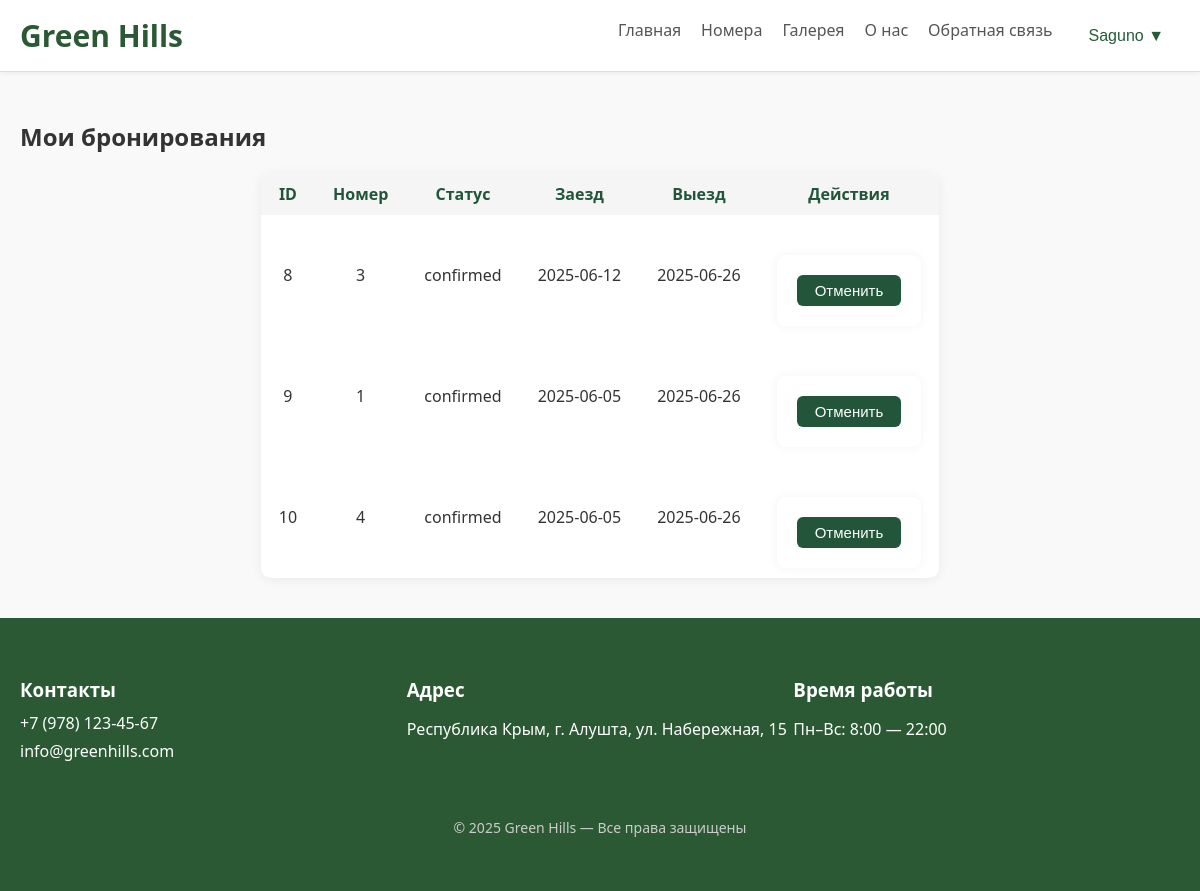
The app's page /my-bookings (signed in) with its own data.
### models.py (models this page shows, shortened)
class User(Base):
    __tablename__ = "users"
    id = Column(Integer, primary_key=True, index=True)
    username = Column(String, unique=True, index=True, nullable=False)
    email = Column(String, unique=True, index=True, nullable=False)
    hashed_password = Column(String, nullable=False)
    is_admin = Column(Boolean, default=False)

class Booking(Base):
    __tablename__ = "bookings"
    id = Column(Integer, primary_key=True, index=True)
    room_id = Column(Integer, ForeignKey("rooms.id"))
    user_id = Column(Integer, ForeignKey("users.id"))
    fullname = Column(String, nullable=False)
    phone = Column(String)
    email = Column(String)
    check_in = Column(Date)
    check_out = Column(Date)
    status = Column(String, default="pending")

### main.py (the view)
@app.get("/my-bookings")
def my_bookings(request: Request, db: Session = Depends(get_db), current_user: User = Depends(get_current_user)):
    bookings = db.query(Booking).filter(
        Booking.user_id == current_user.id,
        Booking.status.in_(["pending", "confirmed"])
    ).all()
    return templates.TemplateResponse("my_bookings.html", {
        "request": request,
        "bookings": bookings,
        "user": current_user
    })

### templates/my_bookings.html
{% extends "base.html" %}
{% block content %}
<h2>Мои бронирования</h2>
{% if bookings and bookings|length > 0 %}
<table class="bookings-table">
  <tr>
    <th>ID</th>
    <th>Номер</th>
    <th>Статус</th>
    <th>Заезд</th>
    <th>Выезд</th>
    <th>Действия</th>
  </tr>
  {% for booking in bookings %}
  <tr>
    <td>{{ booking.id }}</td>
    <td>{{ booking.room.name if booking.room else booking.room_id }}</td>
    <td>{{ booking.status }}</td>
    <td>{{ booking.check_in }}</td>
    <td>{{ booking.check_out }}</td>
    <td class="actions-cell">
      {% if booking.status in ['pending', 'confirmed'] %}
      <form method="post" action="/my-bookings/cancel/{{ booking.id }}">
        <button type="submit" class="cancel-btn">Отменить</button>
      </form>
      {% else %}
        -
      {% endif %}
    </td>
  </tr>
  {% endfor %}
</table>
{% else %}
  <p>У вас пока нет бронирований.</p>
  <a href="/rooms" class="btn">Забронировать номер</a>
{% endif %}
{% endblock %}

### templates/base.html (shortened to what this page needs)
<!DOCTYPE html>
<html lang="ru">
<head>
  <link rel="stylesheet" href="/static/css/styles.css" />
</head>
<body>
  <header class="header">
    <div class="header-container">
      <a href="/" class="hotel-name">Green Hills</a>
      <nav class="nav">
        <a href="/">Главная</a>
        <a href="/rooms">Номера</a>
        <a href="/gallery">Галерея</a>
        <a href="/about">О нас</a>
        <a href="/feedback">Обратная связь</a>
        {% if user %}
          <div class="user-dropdown">
            <button class="user-dropdown-btn">{{ user.username }} &#x25BC;</button>
          </div>
        {% else %}
          <a href="/auth/login">Войти</a>
          <a href="/auth/register">Регистрация</a>
        {% endif %}
      </nav>
    </div>
  </header>
  <main class="content">
    {% block content %}{% endblock %}
  </main>
  <footer class="footer">
    <div class="footer-container">
      <div class="footer-info">
        <h3>Контакты</h3>
        <a href="tel:+79781234567">+7 (978) 123-45-67</a>
        <a href="mailto:info@greenhills.com">info@greenhills.com</a>
      </div>
      <div class="footer-info">
        <h3>Адрес</h3>
        <p>Республика Крым, г. Алушта, ул. Набережная, 15</p>
      </div>
      <div class="footer-info">
        <h3>Время работы</h3>
        <p>Пн–Вс: 8:00 — 22:00</p>
      </div>
    </div>
    <div class="footer-bottom">
      <p>© 2025 Green Hills — Все права защищены</p>
    </div>
  </footer>
</body>
</html>

### static/css/styles.css (style rules this page uses)
body { font-family: 'Segoe UI', sans-serif; margin: 0; padding: 0; background-color: #f9f9f9; color: #333; }
.header { position: fixed; top: 0; width: 100%; background-color: #ffffff; border-bottom: 1px solid #ddd; z-index: 1000; box-shadow: 0 2px 5px rgba(0, 0, 0, 0.05); }
.header-container { max-width: 1200px; margin: 0 auto; padding: 15px 20px; display: flex; justify-content: space-between; align-items: center; }
.hotel-name { font-size: 30px; font-weight: bold; color: #2a5934; text-decoration: none; transition: color 0.3s; }
.nav { display: flex; gap: 20px; }
.nav a { text-decoration: none; color: #555; font-weight: 500; transition: color 0.3s; }
.content { padding-top: 100px; max-width: 1200px; margin: 0 auto; padding-left: 20px; padding-right: 20px; }
form { background-color: #ffffff; padding: 20px; border-radius: 8px; box-shadow: 0 0 10px rgba(0,0,0,0.05); margin-top: 30px; max-width: 600px; margin-left: auto; margin-right: auto; }
button { background-color: #2a5934; color: #fff; padding: 10px 20px; border: none; border-radius: 4px; cursor: pointer; }
.footer { background-color: #2a5934; color: #ffffff; padding: 40px 20px; margin-top: 40px; }
.footer-container { display: flex; flex-wrap: wrap; justify-content: space-between; max-width: 1200px; margin: 0 auto; }
.footer-info { flex: 1; min-width: 250px; margin-bottom: 20px; }
.footer h3 { margin-bottom: 10px; }
.footer a { color: #ffffff; text-decoration: none; display: block; margin-bottom: 6px; }
.footer-bottom { text-align: center; margin-top: 30px; font-size: 14px; color: #ccc; }
.user-dropdown { position: relative; display: inline-block; }
.user-dropdown-btn { background: none; border: none; color: #235c37; font-size: 16px; cursor: pointer; padding: 8px 16px; }
.bookings-table { margin: 0 auto; border-collapse: collapse; min-width: 600px; background: #fff; border-radius: 10px; overflow: hidden; box-shadow: 0 2px 12px #0001; }
.bookings-table th, .bookings-table td { padding: 10px 18px; text-align: center; }
.bookings-table th { background: #f5f5f5; color: #22553a; font-weight: 600; }
.actions-cell { min-width: 120px; text-align: center; }
.cancel-btn { background: #22553a; color: #fff; border: none; border-radius: 6px; padding: 7px 18px; cursor: pointer; font-size: 15px; transition: background 0.2s; margin: 0 auto; display: inline-block; }

### records on screen
User: username "Saguno"
Booking: id "8", room "3", status "confirmed", check_in "2025-06-12", check_out "2025-06-26"
Booking: id "9", room "1", status "confirmed", check_in "2025-06-05", check_out "2025-06-26"
Booking: id "10", room "4", status "confirmed", check_in "2025-06-05", check_out "2025-06-26"
